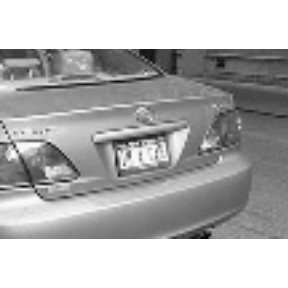
#> input picture hw_1/data/im2-1.png, 288 x 288 px, given as the content of the folder /home/jovyan/data/hw1_data/, which was not available
$ jupyter execute --allow-errors hw_1_assignment.ipynb   (shell and % lines are left out)   (text cells are left out)
#> lines starting #> are read from the running program, lines starting #| are printed output that depends on the picture; after the words box and inside, x2 and y2 are one past the last pixel; in counts of white or black regions, pixels touching at a corner belong together; long printed decimals are rounded; pictures that were not available may be replaced by others from this repository, and a replacement may not be noted
[cell 1]
from PIL import Image
import numpy as np
import matplotlib.pyplot as plt
from matplotlib import cm
import os, sys
from scipy import signal, interpolate, ndimage

[cell 2]
input_dir = '/home/jovyan/data/hw1_data/'
all_filenames = np.asarray(os.listdir(input_dir))
good_filenames = np.asarray([s.startswith('im2-') for s in all_filenames])
filenames_in = all_filenames[good_filenames]
sort_indices = np.argsort(np.asarray([int(s.split('-')[1].split('.')[0]) for s in filenames_in]))
filenames_in = filenames_in[sort_indices]

[cell 3]
def crop_center(img,cropx,cropy):
    x,y = img.shape
    startx = x//2-(cropx//2)
    starty = y//2-(cropy//2)
    return img[startx:startx+cropx,starty:starty+cropy]

[cell 4]
def load_and_resize(fname, size_multiplier = 3, crop_bounds = False):
    '''
    takes in a fname for a frame of the video,
    resizes it to given size,
    returns as np array
    '''
    array_in = Image.open(fname).convert('L')
    newsize = (size_multiplier*array_in.size[0], size_multiplier*array_in.size[1])
    array_big = array_in.resize(newsize, resample = Image.NEAREST)
    array_big = np.asarray(array_big)

    # remove the empty edges - they may screw up the convolution
    # all those edges are where the array is identically equal to 255
    bad_map = (array_big == 255).astype(int)
    changepoints = np.nonzero(bad_map[1:,0] - bad_map[:-1,0])[0]
    array_big = array_big[changepoints[0]:changepoints[1],:]

    if crop_bounds:
        array_big = crop_center(array_big, crop_bounds[0], crop_bounds[1])

    return array_big

[cell 5]
def compute_shift(frame, frame0, fine_scale = False):
    '''
    take in two frames, returns the optimal x and y distance to move them to stack on top of each other
    '''

    convolution = signal.fftconvolve(frame, frame0[::-1,::-1], mode='same')
    autocorrelation = signal.fftconvolve(frame, frame[::-1, ::-1], mode='same')
    diff = convolution - autocorrelation
    # this seems to work

    # try high pass filtering to get peaky behavior
    lowpass = ndimage.gaussian_filter(diff, 3)
    gauss_highpass = diff - lowpass
    diff = gauss_highpass
    # this helps, but it destroys sub-pixel information
    # although it does not look like the sub-pixel information attempt is doing anything

    max_idx = np.argwhere(diff == np.max(diff))[0]

    # try fitting the peak of the correlation with the peak of the autocorrelation

    # this does not seem to improve anything, even if we do not apply the high pass filter
    if fine_scale:
        # try an interpolation function to find the max correlation at sub px level
        xx = np.arange(0, diff.shape[0], 1)
        yy = np.arange(0, diff.shape[1], 1)
        interpf = interpolate.RectBivariateSpline(xx, yy, diff)

        # the problem is how to find x,y of the maximum without just testing lots of points
        # try supersampling a small box around maximum of convolution
        conv_center = diff[max_idx[0]-2:max_idx[0]+2, max_idx[1]-2:max_idx[1]+2]
        #linspace includes endpoint. this is 5 pixels supersampled by factor of 100
        xx_hires = np.linspace(max_idx[0]-2, max_idx[0]+2, 500)
        yy_hires = np.linspace(max_idx[1]-2, max_idx[1]+2, 500)
        hi_res_center = interpf(xx_hires, yy_hires)
        #plt.imshow(hi_res_center)
        #plt.show()
        center_idx = np.argwhere(hi_res_center == np.max(hi_res_center))[0]
        small_x, small_y = center_idx[0] / 100., center_idx[1] / 100.
        x, y = small_x + max_idx[0] - 2.5, small_y + max_idx[1] - 2.5
        dx, dy = x - diff.shape[0]/2, y - diff.shape[1]/2
    else:
        dx, dy = max_idx[0] - diff.shape[0]/2, max_idx[1] - diff.shape[1]/2


    return dx, dy, diff

[cell 6]
def apply_shift(frame, dx, dy):
    '''
    applies a sub-pixel shift to an image
    '''
    shifted_frame = ndimage.interpolation.shift(frame, (dx, dy))

    return shifted_frame

[cell 7]
def display_conv(conv_list, label_list = False, cmap = cm.cividis, crop_bounds = False):
    '''Make pretty 2-D plots of the convolutions we are getting
    accepts a list of 2-D np arrays'''
    n_subplots = len(conv_list)
    fig, axes = plt.subplots(1, n_subplots, figsize = (6*n_subplots, 7))

    for i in range(n_subplots):
        ax = axes.flatten()[i]
        if crop_bounds:
            display_im = crop_center(conv_list[i], crop_bounds[0], crop_bounds[1])
        else:
            display_im = conv_list[i]
        ax.imshow(display_im, cmap = cmap)
        if label_list:
            ax.set_title(label_list[i])
        ax.set_xticks([])
        ax.set_yticks([])

    plt.show()
    return

[cell 8]
## purely for testing, show autocorrelation with a known offset of a few pixels
shifted_frames = []
size_multiplier = 3
crop_bounds = [500, 500]
frame0 = load_and_resize(input_dir + filenames_in[0], size_multiplier = size_multiplier, crop_bounds = crop_bounds)
#> in load_and_resize, `bad_map = (array_big == 255).astype(int)`:
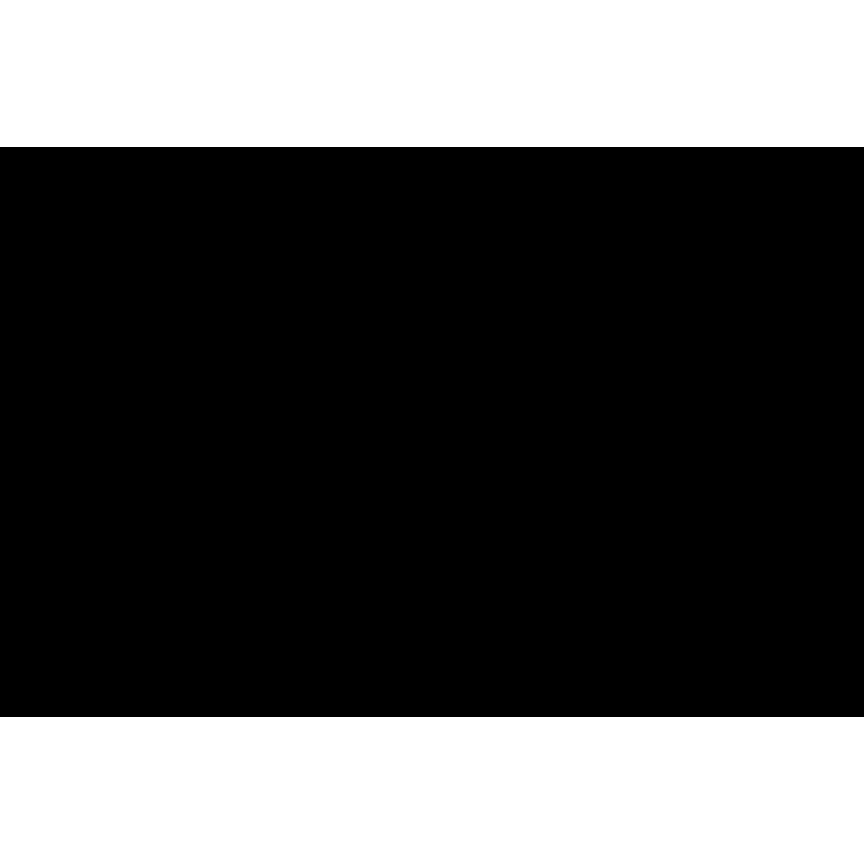
#> bad_map: shape (864, 864) int64; values 0 (black) and 1 (white), 34% white; 2 white regions, box (x1, y1, x2, y2) and area: (0, 0, 864, 147) 127008, (0, 717, 864, 864) 127008
#> in load_and_resize, `changepoints = np.nonzero(bad_map[1:,0] - bad_map[:-1,0])[0]`: changepoints = [146, 716]
#> in load_and_resize, `array_big = array_big[changepoints[0]:changepoints[1],:]`:
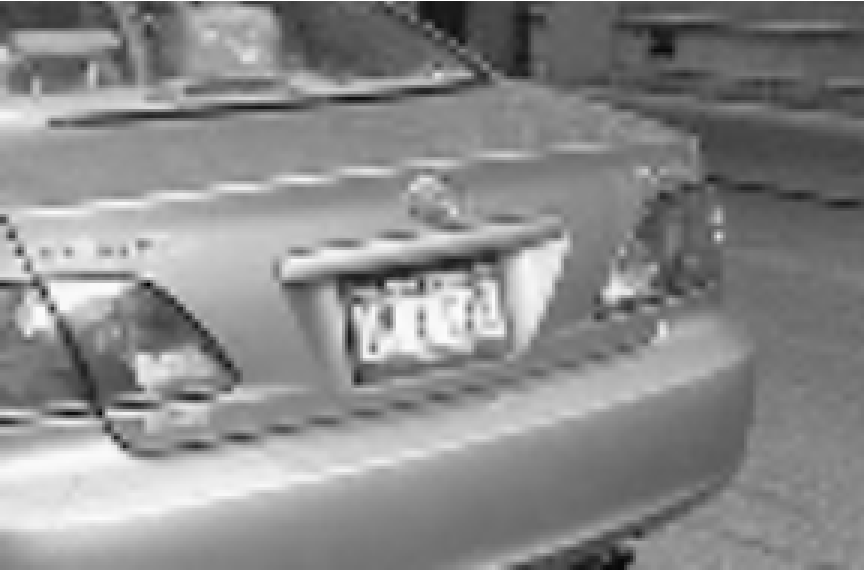
#> array_big: shape (570, 864); min 2, max 255, mean 138.3
frame1 = np.pad(frame0, 40)[:-80, 10:-70]
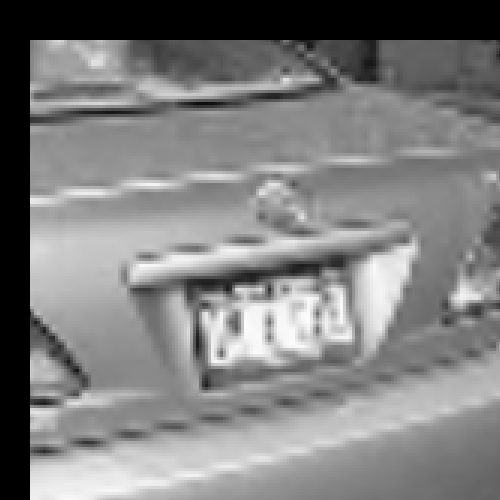
#> frame1: shape (500, 500); min 0, max 252, mean 127.6
dx,dy,conv_autocorrelation = compute_shift(frame1, frame0, fine_scale = True)
#> in compute_shift, `autocorrelation = signal.fftconvolve(frame, frame[::-1, ::-1], mode='s..`:
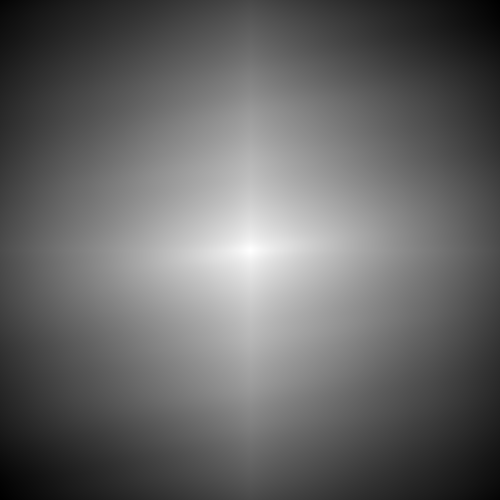
#> autocorrelation: shape (500, 500) float64; min 946127375, max 5.07e+09, mean 2.6e+09; drawn with min black and max white
#> in compute_shift, `diff = convolution - autocorrelation`:
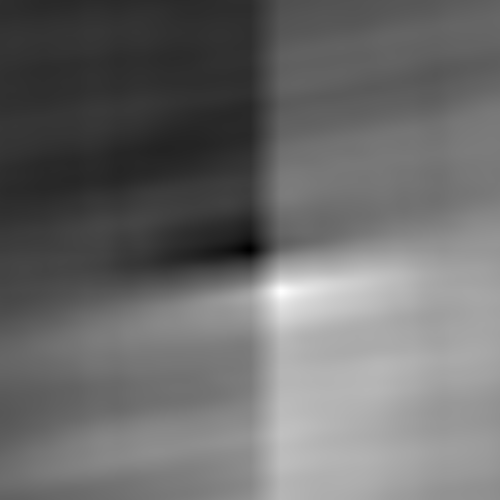
#> diff: shape (500, 500) float64; min -345135948, max 963738795, mean 210026742.4; drawn with min black and max white
#> in compute_shift, `gauss_highpass = diff - lowpass`:
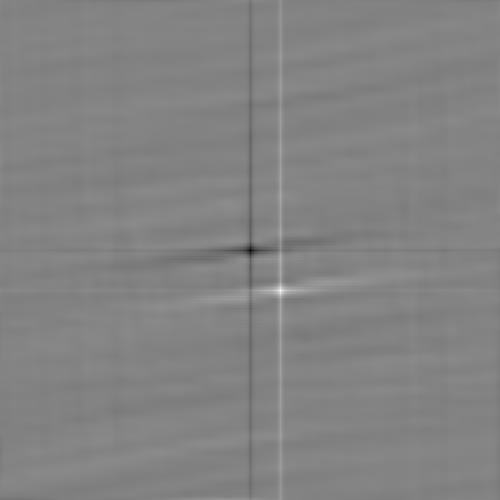
#> gauss_highpass: shape (500, 500) float64; min -53693067.7, max 50663758.8, mean 0; drawn with min black and max white
#> in compute_shift, `max_idx = np.argwhere(diff == np.max(diff))[0]`: max_idx = [290, 280]
#> in compute_shift, `conv_center = diff[max_idx[0]-2:max_idx[0]+2, max_idx[1]-2:max_idx[1]+2]`: conv_center = [[25827036.1, 30500707.1, 37873217.3, 30318986], [30205711, 34937575.1, 42402092.6, 34748346.7], [38273509.3, 43095831.9, 50663758.8, 42883907.2], [30799314, 35501127.1, 42936648.7, 35288578.9]]
#> in compute_shift, `hi_res_center = interpf(xx_hires, yy_hires)`:
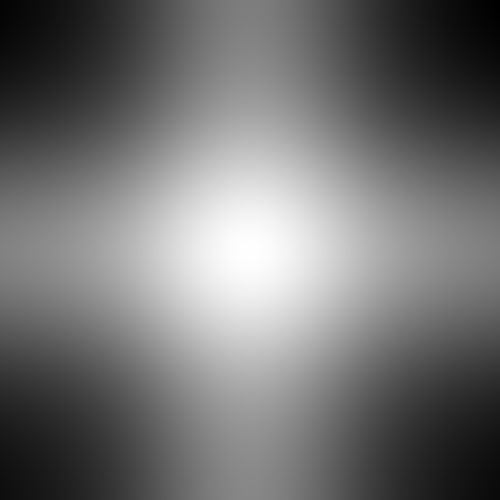
#> hi_res_center: shape (500, 500) float64; min 25462792.6, max 50665103.8, mean 36819254.3; drawn with min black and max white
#> in compute_shift, `center_idx = np.argwhere(hi_res_center == np.max(hi_res_center))[0]`: center_idx = [251, 249]
#> in compute_shift, `small_x, small_y = center_idx[0] / 100., center_idx[1] / 100.`: small_x = 2.51; small_y = 2.49
#> in compute_shift, `x, y = small_x + max_idx[0] - 2.5, small_y + max_idx[1] - 2.5`: x = 290; y = 280
#> in compute_shift, `dx, dy = x - diff.shape[0]/2, y - diff.shape[1]/2`: dx = 40.01; dy = 29.99
#> dx = 40.01; dy = 29.99
print(dx, dy)
#| 40.010 29.990

shifted_1 = apply_shift(frame1, -dx, -dy)
summed_frames = np.mean(np.asarray([frame0, shifted_1]), axis = 0)
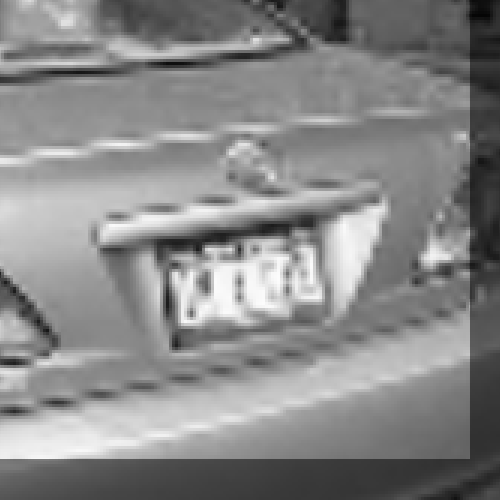
#> summed_frames: shape (500, 500) float64; min 5.5, max 252, mean 136

display_conv([frame0, frame1, summed_frames], label_list = ['Original', 'Shifted', 'Average after shifting back'])
#> in display_conv, `n_subplots = len(conv_list)`: n_subplots = 3

# this works seemingly to around the tenth-pixel level

[cell 9]
original_frames = []
convolutions = []
size_multiplier = 3
frame0 = load_and_resize(input_dir + filenames_in[0], size_multiplier = size_multiplier, crop_bounds = crop_bounds)
shifted_frames = np.empty((len(filenames_in), frame0.shape[0], frame0.shape[1]))
shifted_frames[0] = frame0

for i in range(1,len(filenames_in)):
#for i in range(1,4):
    fname_in = input_dir + filenames_in[i]
    frame = load_and_resize(fname_in, size_multiplier = size_multiplier, crop_bounds = crop_bounds)
    dx,dy,conv = compute_shift(frame, frame0, fine_scale = True)
    print(f"File {filenames_in[i]} requires a shift of {dx, dy}")

    shifted_frame = apply_shift(frame, -dx, -dy)
    #plt.imshow(shifted_frame)
    #plt.show()
    if shifted_frame.shape == frame0.shape:
        original_frames.append(frame)
        shifted_frames[i] = shifted_frame
        convolutions.append(conv)

#> (the rest of this cell did not finish here and is left out)

display_conv([frame0] + list(shifted_frames[10:13]), label_list = ['0', '1', '2', '3'])
display_conv([conv_autocorrelation] + convolutions[10:13],
             label_list = ['0 --> shifted 0', '0 --> 1', '0 -->2', '0-->3'])

[cell 10]
shifted_frames = np.asarray(shifted_frames)
summed_frame = np.mean(shifted_frames, axis = 0)
plt.imshow(summed_frame, cmap = cm.cividis)
plt.show()
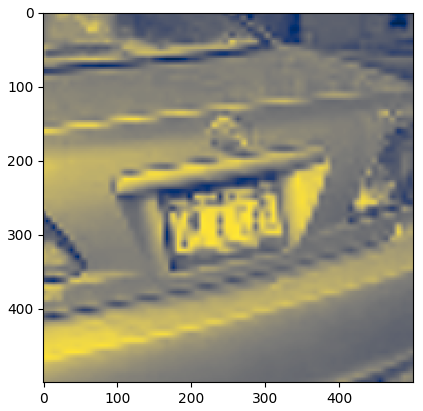
#> figure drawn by matplotlib, 1 panel

[cell 11]
import numpy as np
import matplotlib.pyplot as plt

# we'll need some path manipulations later on
import os

[cell 12]
def Audio(fname):
    """Provide a player widget for an audio file.

    Parameters
    ==========
    fname : string
      Filename to be played.

    Warning
    =======

    Browsers cache audio very aggressively. If you change an
    audio file on disk and are trying to listen to the  new version, you
    may want to
    """
    from IPython.display import HTML, display

    # Find out file extension and deduce MIME type for audio format
    ext = os.path.splitext(fname)[1].replace('.', '').lower()
    mimetype = 'audio/' + ('mpeg' if ext == 'mp3' else ext)

    tpl = """<p>{fname}:</p>
<audio controls>
    <source src="files/{fname}" type="{mimetype}">

Your browser does not support the Audio element; you can play
<a href="files/{fname}">this file</a> manually.
</audio>
"""
    display(HTML(tpl.format(**locals())))

[cell 13]
def specgram_cbar(x, title=None, clim=(0, 80) ):
    """Plot spectrogram with a colorbar and range normalization.

    Call matplotlib's specgram function, with a custom figure size,
    automatic colobar, title and custom color limits to ease
    comparison across multiple figures.

    Parameters
    ==========
    x : array
      One-dimensional array whose spectrogram should be plotted.

    title : string
      Optional title for the figure.

    clim : 2-tuple
      Range for the color limits plotted in the spectrogram.
    """
    f = plt.figure(figsize=(10,3))
    plt.specgram(x, Fs=2)
    plt.colorbar()
    plt.clim(*clim)
    if title is not None:
        plt.title(title)
    plt.show()

[cell 14]
input_dir = '/home/jovyan/data/hw1_data/'
Audio(input_dir+'voice.wav')

[cell 15]
from scipy import fft
from scipy.io import wavfile

[cell 16]
def compress_signal(x, fraction):
    """Compress an input signal by dropping a fraction of its spectrum.

    Parameters
    ==========
    x : array
      1-d real array to be compressed

    fraction : float
      A number in the [0,1] range indicating which fraction of the spectrum
      of x should be zeroed out (1 means zero out the entire signal).

    Returns
    =======
    x_approx : array
      1-d real array reconstructed after having compressed the input.
    """
    transform = fft.rfft(x)
    power_indices = np.argsort(np.abs(transform)) #need to use absolute value to correctly order most/least important
    print(f'Dropping {int(fraction * power_indices.size)} of {power_indices.size} values')
    indices_kill = power_indices[:int(fraction * power_indices.size)] #want to DROP that fraction, and keep the largest powers which are last

    transform_compressed = np.copy(transform)
    transform_compressed[indices_kill] = 0.0
    x_compressed = fft.irfft(transform_compressed, len(x))
    return x_compressed

[cell 17]
x = np.random.rand(128)

[cell 18]
fraction = 0.4 # play changing this in the 0-1 range

xa = compress_signal(x, fraction)

plt.figure(figsize=(12,3))
plt.plot(x, alpha=0.5, lw=2, label='original')
plt.plot(xa, lw=2, label='compressed {0:.0%}'.format(fraction))
plt.legend();
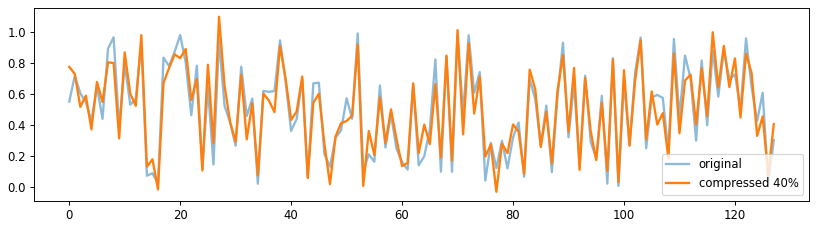
#> figure drawn by matplotlib, 1 panel; curve peaks at x = 52, y = 0.988; curve peaks at x = 27, y = 1.1

[cell 19]
def compress_wav(fname, fraction):
    """Compress an audio signal stored in an input wav file.

    The compressed signal is returned as a numpy array and automatically written
    to disk to a new wav file.

    Parameters
    ==========
    fname : string
      Name of the input wav file

    fraction : float
      Fraction of input data to keep.

    Returns
    =======
    rate : int
      Bit rate of the input signal.

    x : array
      Raw data of the original input signal.

    x_approx : array
      Raw data of the compressed signal.

    new_fname : string
      Auto-generated filename of the compressed signal.
    """

    rate, x = wavfile.read(fname)
    x_approx = compress_signal(x, fraction)
    new_fname = fname.split('/')[-1][:-4] + '_comp_%s.wav'%fraction
    wavfile.write(new_fname, rate, x_approx)

    return x, x_approx, new_fname, rate

[cell 20]
# test the above
input_dir = '/home/jovyan/data/hw1_data/'
#> (the rest of this cell did not finish here and is left out)

print(rate, new_fname)

plt.plot(x)
plt.plot(x_approx)
plt.show()

[cell 21]
from collections import OrderedDict
voices = OrderedDict()

#> (the rest of this cell did not finish here and is left out)

[cell 22]
for key, value in voices.items():
    Audio(value[1])
    specgram_cbar(value[0], title=None, clim=(0, 80) )
